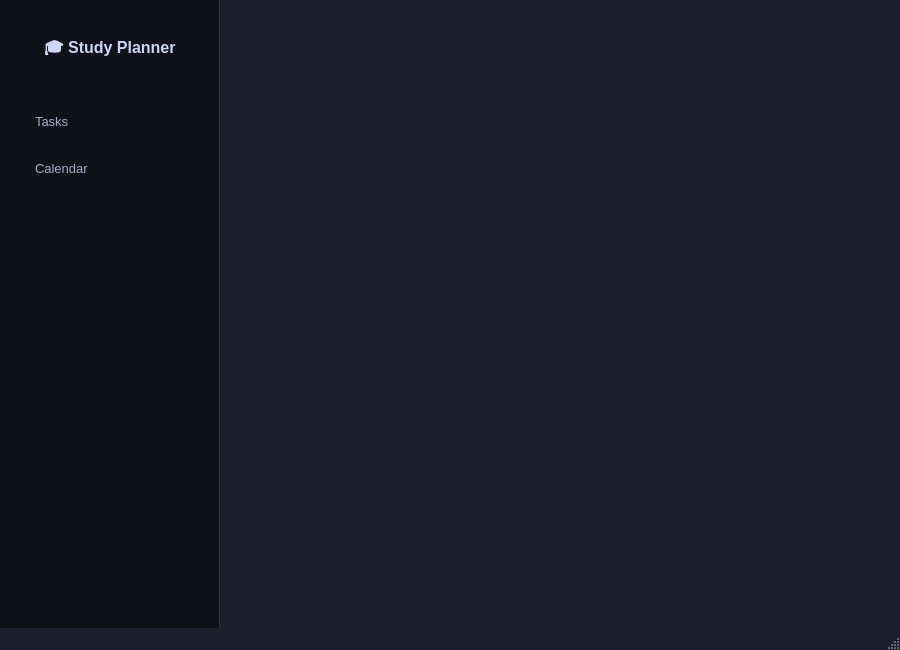
<?xml version="1.0" encoding="UTF-8"?>
<ui version="4.0">
 <class>MainWindow</class>
 <widget class="QMainWindow" name="MainWindow">
  <property name="geometry">
   <rect>
    <x>0</x>
    <y>0</y>
    <width>900</width>
    <height>650</height>
   </rect>
  </property>
  <property name="windowTitle">
   <string>Study Planner</string>
  </property>
  <property name="styleSheet">
   <string notr="true">
    QMainWindow {
        background-color: #1e1e2e;
    }
    #sidebar {
        background-color: #11111b;
        border-right: 1px solid #313244;
    }
    #appName {
        color: #cdd6f4;
        font-size: 16px;
        font-weight: bold;
        padding: 10px;
    }
    QPushButton {
        color: #a6adc8;
        background-color: transparent;
        border: none;
        border-radius: 6px;
        padding: 12px 20px;
        font-size: 13px;
        text-align: left;
    }
    QPushButton:hover {
        background-color: #313244;
        color: #cdd6f4;
    }
    QPushButton:checked {
        background-color: #89b4fa;
        color: #11111b;
        font-weight: bold;
    }
    #stackedWidget {
        background-color: #1e1e2e;
    }
    .QLabel {
        color: #cdd6f4;
    }
   </string>
  </property>
  <widget class="QWidget" name="centralwidget">
   <layout class="QHBoxLayout" name="mainLayout">
    <property name="spacing">
     <number>0</number>
    </property>
    <property name="leftMargin">
     <number>0</number>
    </property>
    <property name="topMargin">
     <number>0</number>
    </property>
    <property name="rightMargin">
     <number>0</number>
    </property>
    <property name="bottomMargin">
     <number>0</number>
    </property>
    <item>
     <widget class="QWidget" name="sidebar" native="true">
      <property name="minimumSize">
       <size>
        <width>220</width>
        <height>0</height>
       </size>
      </property>
      <property name="maximumSize">
       <size>
        <width>220</width>
        <height>16777215</height>
       </size>
      </property>
      <layout class="QVBoxLayout" name="sidebarLayout">
       <property name="spacing">
        <number>8</number>
       </property>
       <property name="leftMargin">
        <number>15</number>
       </property>
       <property name="topMargin">
        <number>25</number>
       </property>
       <property name="rightMargin">
        <number>15</number>
       </property>
       <property name="bottomMargin">
        <number>25</number>
       </property>
       <item>
        <widget class="QLabel" name="appName">
         <property name="text">
          <string>🎓 Study Planner</string>
         </property>
         <property name="alignment">
          <set>Qt::AlignmentFlag::AlignCenter</set>
         </property>
        </widget>
       </item>
       <item>
        <spacer name="logoSpacer">
         <property name="orientation">
          <enum>Qt::Orientation::Vertical</enum>
         </property>
         <property name="sizeType">
          <enum>QSizePolicy::Policy::Fixed</enum>
         </property>
         <property name="sizeHint" stdset="0">
          <size>
           <width>20</width>
           <height>20</height>
          </size>
         </property>
        </spacer>
       </item>
       <item>
        <widget class="QPushButton" name="btnTasks">
         <property name="autoFillBackground">
          <bool>true</bool>
         </property>
         <property name="text">
          <string>Tasks</string>
         </property>
         <property name="checkable">
          <bool>true</bool>
         </property>
         <property name="autoExclusive">
          <bool>true</bool>
         </property>
        </widget>
       </item>
       <item>
        <widget class="QPushButton" name="btnCal">
         <property name="text">
          <string>Calendar</string>
         </property>
         <property name="checkable">
          <bool>true</bool>
         </property>
         <property name="autoExclusive">
          <bool>true</bool>
         </property>
        </widget>
       </item>
       <item>
        <spacer name="verticalSpacer">
         <property name="orientation">
          <enum>Qt::Orientation::Vertical</enum>
         </property>
         <property name="sizeType">
          <enum>QSizePolicy::Policy::Expanding</enum>
         </property>
         <property name="sizeHint" stdset="0">
          <size>
           <width>20</width>
           <height>40</height>
          </size>
         </property>
        </spacer>
       </item>
      </layout>
     </widget>
    </item>
    <item>
     <widget class="QStackedWidget" name="stackedWidget"/>
    </item>
   </layout>
  </widget>
  <widget class="QStatusBar" name="statusbar"/>
 </widget>
 <resources/>
 <connections/>
</ui>
